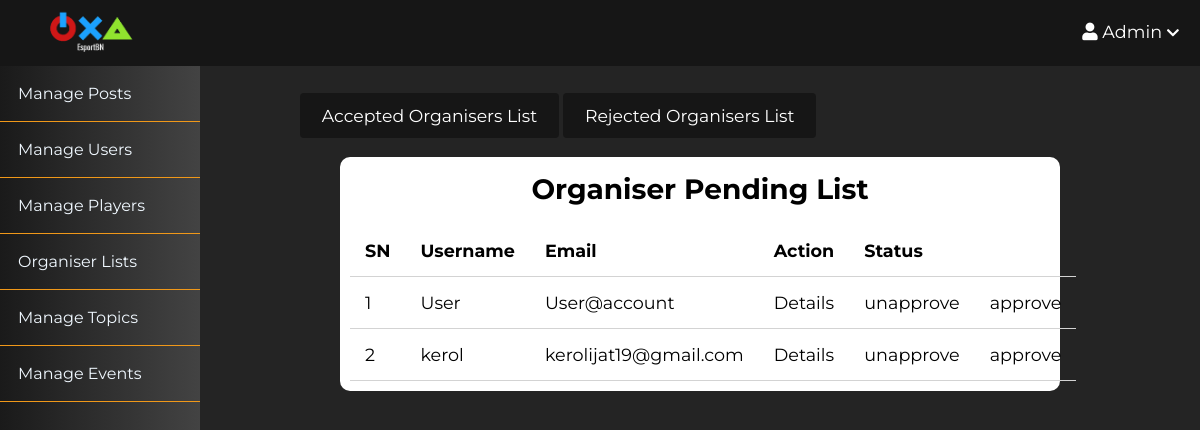
Page /admin/organiserlist/index.php (signed in) on the committed database.
### tables this page shows
CREATE TABLE `users` (
  `id` int(11) NOT NULL,
  `admin` tinyint(4) NOT NULL,
  `username` varchar(255) NOT NULL,
  `email` varchar(255) NOT NULL,
  `password` varchar(255) NOT NULL,
  `code` mediumint(50) NOT NULL,
  `status` text NOT NULL,
  `created_at` timestamp NOT NULL DEFAULT current_timestamp(),
  `bio` text NOT NULL DEFAULT 'No Bio Yet ... ',
  `instagram` text NOT NULL DEFAULT 'EsportBrunei',
  `steam` text NOT NULL DEFAULT 'SteamID',
  `discord` text NOT NULL DEFAULT 'name#0000',
  `pic` varchar(255) NOT NULL DEFAULT '1634018908_profile.png',
  `blocked` tinyint(4) NOT NULL,
  `proof` varchar(255) NOT NULL,
  `organiser_status` int(11) NOT NULL,
  `phone_number` int(7) NOT NULL,
  `details` text NOT NULL
);

### app/database/db.php (called while the page is built, shortened)
<?php
require('connect.php');
function executeQuery($sql, $data)
{
    global $conn;
    $stmt = $conn->prepare($sql);
    $values = array_values($data);
    $types = str_repeat('s', count($values));
    $stmt->bind_param($types, ...$values);
    $stmt->execute();
    return $stmt;
}
function selectAll($table, $conditions = [])
{
    global $conn;
    $sql = "SELECT * FROM $table";
    if (empty($conditions)) {
        $stmt = $conn->prepare($sql);
        $stmt->execute();
        $records = $stmt->get_result()->fetch_all(MYSQLI_ASSOC);
        return $records;
    } else {
        $i = 0;
        foreach ($conditions as $key => $value) {
            if ($i === 0) {
                $sql = $sql . " WHERE $key=?";
            } else {
                $sql = $sql . " AND $key=?";
            }
            $i++;
        }
        $stmt = executeQuery($sql, $conditions);
        $records = $stmt->get_result()->fetch_all(MYSQLI_ASSOC);
        return $records;
    }
}

### app/controllers/users.php (called while the page is built, shortened)
<?php
include(ROOT_PATH . "/app/database/db.php");
$table = 'users';
$admin_users = selectAll($table, array('admin'=> 0));
$pending_users = selectAll($table, array('admin'=> 0 , 'organiser_status' => 1));

### admin/organiserlist/index.php (the view, shortened to what this page needs)
<?php include(ROOT_PATH . "/app/controllers/users.php");
?>
<!DOCTYPE html>
<html lang="en">
    <head>
        <link rel="stylesheet"
            href="https://use.fontawesome.com/releases/v5.7.2/css/all.css"
>
        <link rel="stylesheet" href="../../assets/css/style.css">
        <link rel="stylesheet" href="../../assets/css/admin.css">
    </head>
    <body>
    <?php include(ROOT_PATH . "/app/includes/AdminHeader.php"); ?>
        <div class="admin-wrapper">
        <?php include(ROOT_PATH . "/app/includes/AdminSidebar.php"); ?>
            <div class="admin-content">
                <div class="button-group">
                    <a href="accepted.php" class="btn btn-big">Accepted Organisers List</a>
                    <a href="rejected.php" class="btn btn-big">Rejected Organisers List</a>
                </div>
                <div class="content">
                    <h2 class="page-title">Organiser Pending List</h2>
                    <table>
                        <thead>
                            <th>SN</th>
                            <th>Username</th>
                            <th>Email</th>
                            <th>Action</th>
                            <th colspan="3">Status</th>
                        </thead>
                        <tbody>
                            <?php foreach ($pending_users as $key => $user): ?>
                                <tr>
                                    <td><?php echo $key + 1; ?></td>
                                    <td><?php echo $user['username']; ?></td>
                                    <td><?php echo $user['email']; ?></td>
                                    <td><a href="details.php?id=<?php echo $user['id']; ?>" class="details">Details</a></td>
                                    <td><a href="index.php?admin=0&organiser_status=3&p_id=<?php echo $user['id'] ?>" class="unapprove">unapprove</a></td>
                                  <td><a href="index.php?admin=3&organiser_status=2&p_id=<?php echo $user['id'] ?>" class="approve">approve</a></td>
                                    </tr>
                            <?php endforeach; ?>
                        </tbody>
                    </table>
            </div>
        </div>
    </body>
</html>

### assets/css/style.css (style rules this page uses)
* { box-sizing: border-box; }
html, body { height: 100%; padding: 0px; margin: 0px; background: #242424; font-family: "Montserrat", serif ; }
h2, h3, h4, h5, h6 { font-family: "Montserrat", serif; color: black; margin: 5px; }
a { text-decoration: none; color: inherit; }
.btn { padding: 0rem 1rem; background: #161616; color: white; border: 1px solid transparent; border-radius: 0.25rem; font-size: 1.08em; font-family: "Montserrat", sans-serif; }
.btn-big { padding: 0.7rem 1.3rem; line-height: 1.3rem; }
.content { width: 90%; margin: 30px auto 30px; background: white; border-radius: 10px; padding : 10px; }

### assets/css/admin.css (style rules this page uses)
.admin-wrapper { display: flex; height: calc(100% - 66px); }
.admin-wrapper .admin-content { flex: 8; height: 100%; padding: 40px 100px 100px; overflow-y: scroll; }
.admin-content .page-title { color: black; font-size: 28px; text-align: center; margin-bottom: 1.2rem; }
table { width: 100%; border-collapse: collapse; font-size: 1.1rem; }
th, td { padding: 15px; text-align: left; border-bottom: 1px solid #d3d3d3; }

### rows in the picture
users: username "User", email "User@account"
users: username "kerol", email "kerolijat19@gmail.com"

### other values in the picture
$_SESSION['username'] "Admin"
